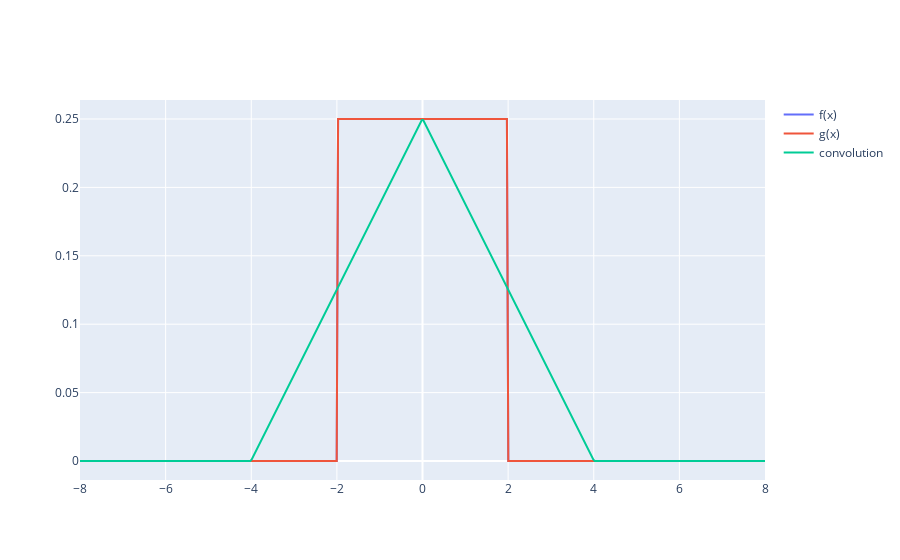

Notebook code cell kept with this figure:
### Code cell
wStep = 4 # Ширина ступеньки
sigma = 0.5 # Стандартное отклонение Гауссианы
sigma_f = 0.8
mu_cauchy = 0 
gamma = 1

# ступенька
f = lambda x: 1/wStep if (-wStep / 2 <= x <= wStep / 2) else 0.0 # нормировка на единицу
#f = lambda x : 1/np.sqrt(2*math.pi)/sigma_f*np.exp(-x*x/2/sigma_f/sigma_f)
#f = lambda x : 1/math.pi * gamma/ ((x-mu_cauchy)*(x-mu_cauchy)+gamma*gamma)
f = np.vectorize(f)

# Функция Гаусса
#g = lambda x : 1/np.sqrt(2*math.pi)/sigma*np.exp(-x*x/2/sigma/sigma)
g = lambda x: 1/wStep if (-wStep / 2 <= x <= wStep / 2) else 0.0
g = np.vectorize(g)

# Plot plot = new Plot(title: "Convolution test plot", showLegend: true)


# автоматическое определение окна интегрирования и отрисовки
wind = max(2*wStep, 4*sigma)
x = np.linspace(-wind, wind, 500)

traces = [
    go.Scatter(x = x, y = f(x), name = "f(x)"),
    go.Scatter(x = x, y = g(x), name = "g(x)"),
    go.Scatter(x = x, y = convolute(f,g, -wind, wind)(x), name = "convolution")
]

go.Figure(traces)

### Figure 1 — Plotly figure (JSON) as saved in the notebook; plotly's stock layout.template omitted (floating-point values rounded to 4 significant figures; data arrays with more than 128 entries replaced by an {"elided": "..."} marker saying what was removed)
{"data": [{"name": "f(x)", "type": "scatter", "x": {"elided": "500 float values"}, "y": {"elided": "500 float values"}}, {"name": "g(x)", "type": "scatter", "x": {"elided": "500 float values"}, "y": {"elided": "500 float values"}}, {"name": "convolution", "type": "scatter", "x": {"elided": "500 float values"}, "y": {"elided": "500 float values"}}], "layout": {}}
